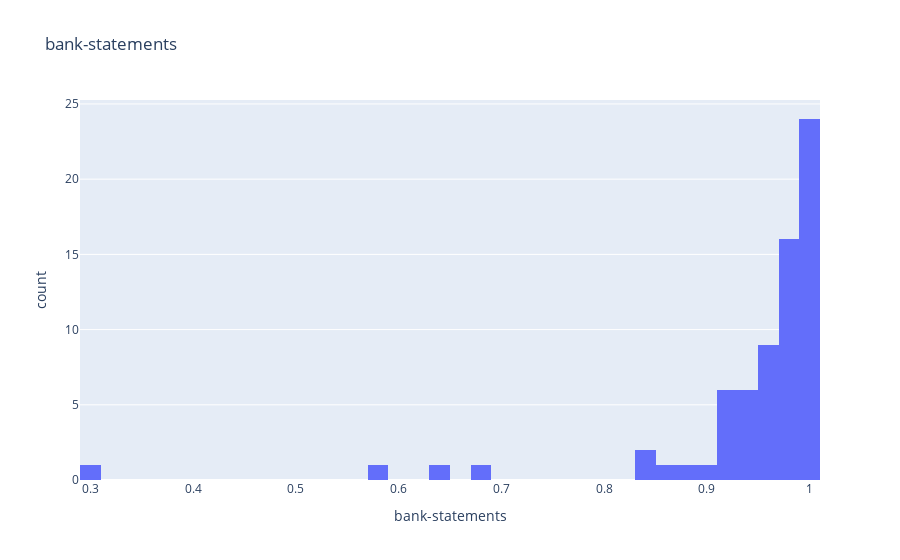
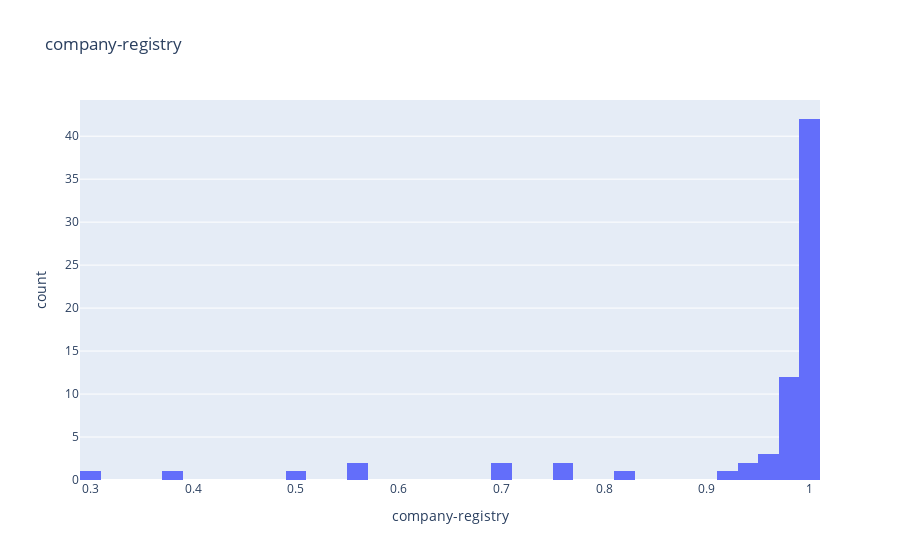
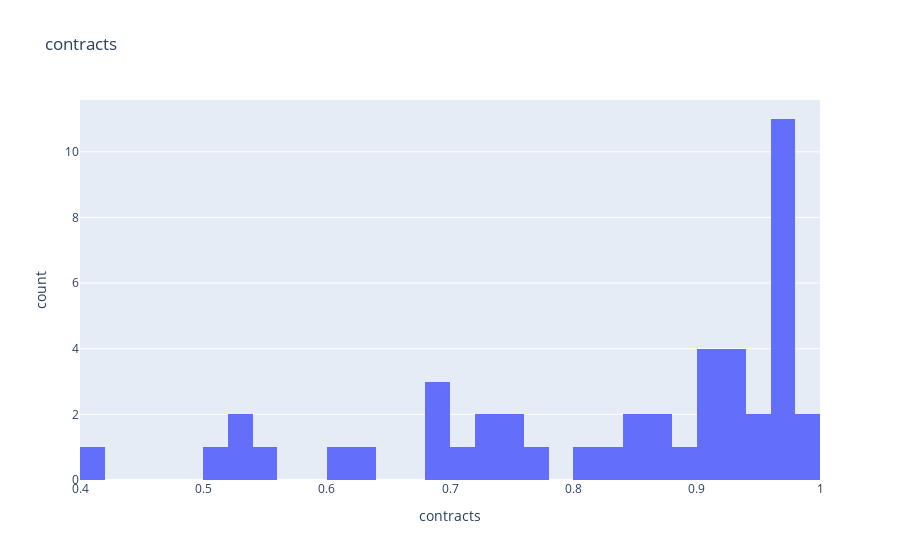
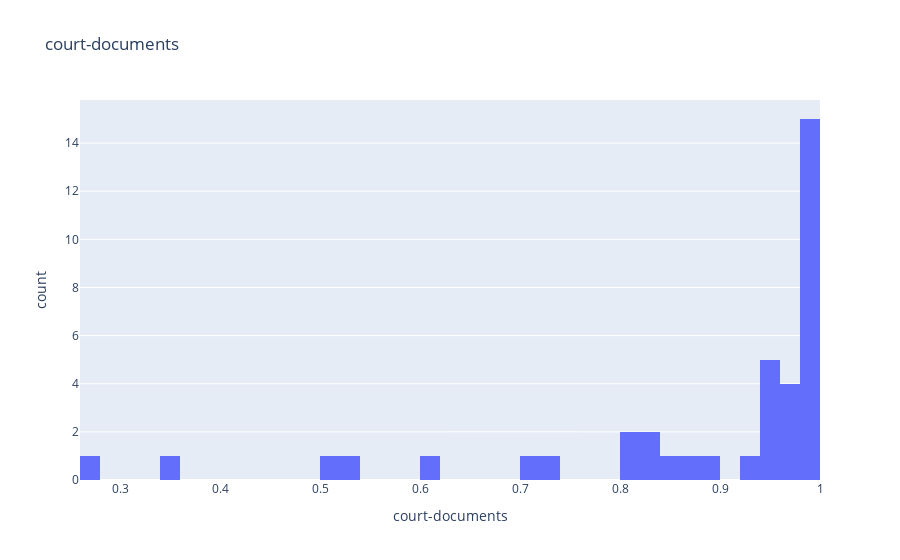

These figures' notebook cell, in order:
### Code cell
for col in df.columns[:-1]:
    px.histogram(df[df["true-label"] == col], x=col, title=col, nbins=50).show()

### Figure 1 — Plotly figure (JSON) as saved in the notebook; plotly's stock layout.template omitted (floating-point values rounded to 4 significant figures)
{"data": [{"alignmentgroup": "True", "bingroup": "x", "hovertemplate": "bank-statements=%{x}<br>count=%{y}<extra></extra>", "legendgroup": "", "marker": {"color": "#636efa", "pattern": {"shape": ""}}, "name": "", "nbinsx": 50, "offsetgroup": "", "orientation": "v", "showlegend": false, "type": "histogram", "x": [0.9992, 0.9986, 0.9821, 0.9492, 0.9657, 0.9828, 0.9318, 0.972, 0.9912, 0.914, 0.9417, 0.8437, 0.9216, 0.9915, 0.9975, 0.5752, 0.9865, 0.9986, 0.9596, 0.8531, 0.9837, 0.9986, 0.9826, 0.832, 0.9962, 0.2999, 0.9994, 0.92, 0.9924, 0.9982, 0.9972, 0.9181, 0.9985, 0.9816, 0.9864, 0.9938, 0.968, 0.9959, 0.9474, 0.956, 0.981, 0.9666, 0.9956, 0.9973, 0.9008, 0.9786, 0.8826, 0.9978, 0.9219, 0.9874, 0.9454, 0.9574, 0.6433, 0.9933, 0.6821, 0.9598, 0.9985, 0.9629, 0.9596, 0.9365, 0.9977, 0.9788, 0.9733, 0.9965, 0.996, 0.9731, 0.9111, 0.9809, 0.9985, 0.9766], "xaxis": "x", "yaxis": "y"}], "layout": {"barmode": "relative", "legend": {"tracegroupgap": 0}, "title": {"text": "bank-statements"}, "xaxis": {"anchor": "y", "domain": [0, 1], "title": {"text": "bank-statements"}}, "yaxis": {"anchor": "x", "domain": [0, 1], "title": {"text": "count"}}}}

### Figure 2 — Plotly figure (JSON) as saved in the notebook; plotly's stock layout.template omitted (floating-point values rounded to 4 significant figures)
{"data": [{"alignmentgroup": "True", "bingroup": "x", "hovertemplate": "company-registry=%{x}<br>count=%{y}<extra></extra>", "legendgroup": "", "marker": {"color": "#636efa", "pattern": {"shape": ""}}, "name": "", "nbinsx": 50, "offsetgroup": "", "orientation": "v", "showlegend": false, "type": "histogram", "x": [0.9998, 0.9826, 0.962, 0.9998, 0.9867, 0.9987, 0.9981, 0.9978, 0.9999, 0.9998, 0.9987, 0.9912, 0.3889, 0.4991, 0.9969, 0.9998, 0.9997, 0.9995, 0.9997, 0.9999, 0.9998, 0.9996, 0.9948, 0.9947, 0.9996, 0.9681, 0.9999, 0.7513, 0.9997, 0.9888, 0.9773, 0.7527, 0.9654, 0.9998, 0.9999, 0.9848, 0.9998, 0.9994, 0.9839, 0.9262, 0.5641, 0.9999, 0.9974, 0.9998, 0.6946, 0.9719, 0.9979, 1.0, 0.8168, 0.9997, 0.9715, 0.9875, 0.9984, 0.9456, 0.9998, 0.999, 0.9998, 0.9992, 0.9997, 0.9997, 0.9376, 0.9994, 0.9754, 0.2907, 0.561, 0.9892, 0.7095, 0.9997, 0.9875, 1.0], "xaxis": "x", "yaxis": "y"}], "layout": {"barmode": "relative", "legend": {"tracegroupgap": 0}, "title": {"text": "company-registry"}, "xaxis": {"anchor": "y", "domain": [0, 1], "title": {"text": "company-registry"}}, "yaxis": {"anchor": "x", "domain": [0, 1], "title": {"text": "count"}}}}

### Figure 3 — Plotly figure (JSON) as saved in the notebook; plotly's stock layout.template omitted (floating-point values rounded to 4 significant figures)
{"data": [{"alignmentgroup": "True", "bingroup": "x", "hovertemplate": "contracts=%{x}<br>count=%{y}<extra></extra>", "legendgroup": "", "marker": {"color": "#636efa", "pattern": {"shape": ""}}, "name": "", "nbinsx": 50, "offsetgroup": "", "orientation": "v", "showlegend": false, "type": "histogram", "x": [0.9129, 0.9759, 0.5115, 0.5351, 0.9182, 0.8652, 0.8213, 0.9705, 0.6862, 0.7168, 0.9657, 0.619, 0.9759, 0.7348, 0.9353, 0.8576, 0.896, 0.9387, 0.9657, 0.9759, 0.5492, 0.976, 0.626, 0.8732, 0.749, 0.806, 0.9271, 0.6946, 0.9149, 0.9784, 0.5337, 0.6937, 0.9954, 0.9632, 0.9608, 0.7248, 0.9466, 0.9486, 0.9224, 0.8488, 0.7563, 0.4159, 0.7726, 0.9838, 0.9795, 0.9173], "xaxis": "x", "yaxis": "y"}], "layout": {"barmode": "relative", "legend": {"tracegroupgap": 0}, "title": {"text": "contracts"}, "xaxis": {"anchor": "y", "domain": [0, 1], "title": {"text": "contracts"}}, "yaxis": {"anchor": "x", "domain": [0, 1], "title": {"text": "count"}}}}

### Figure 4 — Plotly figure (JSON) as saved in the notebook; plotly's stock layout.template omitted (floating-point values rounded to 4 significant figures)
{"data": [{"alignmentgroup": "True", "bingroup": "x", "hovertemplate": "court-documents=%{x}<br>count=%{y}<extra></extra>", "legendgroup": "", "marker": {"color": "#636efa", "pattern": {"shape": ""}}, "name": "", "nbinsx": 50, "offsetgroup": "", "orientation": "v", "showlegend": false, "type": "histogram", "x": [0.9941, 0.9955, 0.9753, 0.9974, 0.873, 0.9933, 0.9819, 0.9634, 0.9869, 0.9885, 0.358, 0.8836, 0.9864, 0.9981, 0.9966, 0.6036, 0.9917, 0.2779, 0.9568, 0.9284, 0.9917, 0.997, 0.9565, 0.8597, 0.9601, 0.7282, 0.8373, 0.9993, 0.943, 0.8389, 0.8143, 0.9983, 0.8198, 0.5249, 0.9528, 0.7041, 0.5189, 0.9768, 0.9498], "xaxis": "x", "yaxis": "y"}], "layout": {"barmode": "relative", "legend": {"tracegroupgap": 0}, "title": {"text": "court-documents"}, "xaxis": {"anchor": "y", "domain": [0, 1], "title": {"text": "court-documents"}}, "yaxis": {"anchor": "x", "domain": [0, 1], "title": {"text": "count"}}}}
